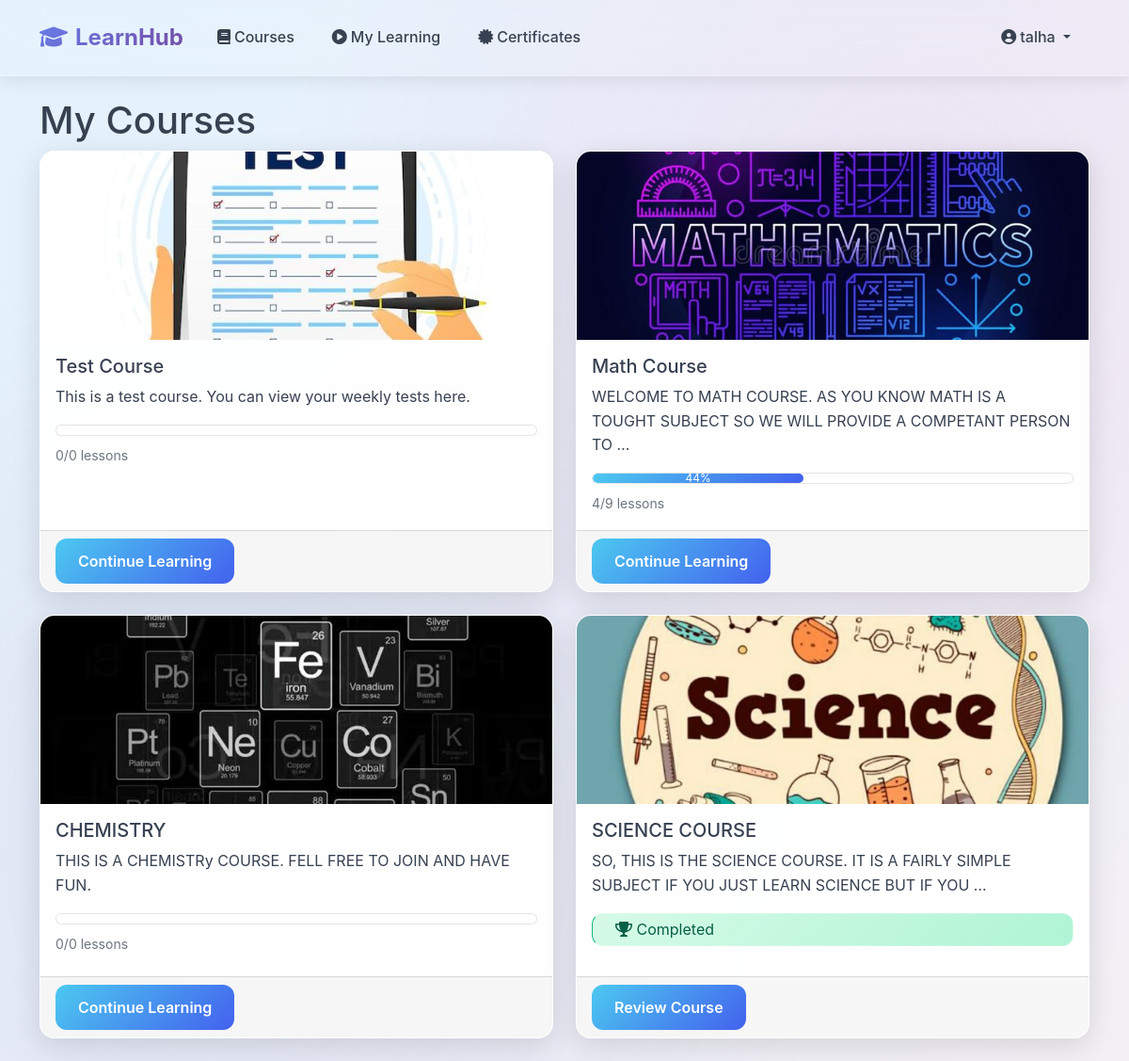
The page /my-courses/ (signed in) on the database its author committed.
### courses/models.py (models this page shows, shortened)
class Enrollment(models.Model):
    student = models.ForeignKey(User, on_delete=models.CASCADE, related_name='enrollments')
    course = models.ForeignKey(Course, on_delete=models.CASCADE, related_name='enrollments')
    enrolled_at = models.DateTimeField(auto_now_add=True)
    completed = models.BooleanField(default=False)
    class Meta:
        unique_together = ['student', 'course']
    def completed_lessons_count(self):
        return LessonProgress.objects.filter(
            student=self.student,
            lesson__module__course=self.course,
            completed=True
        ).count()
    def total_lessons_count(self):
        return Lesson.objects.filter(module__course=self.course).count()
    def progress_percentage(self):
        total = self.total_lessons_count()
        if total == 0:
            return 0
        completed = self.completed_lessons_count()
        return int((completed / total) * 100)

class Course(models.Model):
    title = models.CharField(max_length=200)
    description = models.TextField()
    instructor = models.ForeignKey(User, on_delete=models.CASCADE, related_name='courses_taught')
    price = models.DecimalField(max_digits=10, decimal_places=2, default=0.00)
    thumbnail = models.ImageField(upload_to='course_thumbnails/', null=True, blank=True)
    created_at = models.DateTimeField(auto_now_add=True)
    updated_at = models.DateTimeField(auto_now=True)
    is_published = models.BooleanField(default=False)

### courses/views.py (the view)
# urls.py: path('my-courses/', views.my_courses, name='my_courses'),
@login_required
def my_courses(request):
    enrollments = Enrollment.objects.filter(student=request.user)
    return render(request, 'courses/my_courses.html', {'enrollments': enrollments})

### courses/templates/courses/my_courses.html (shortened to what this page needs)
{% extends 'base.html' %}
{% block content %}
<div class="row">
    <div class="col-md-12">
        <h1>My Courses</h1>
        {% if enrollments %}
        <div class="row">
            {% for enrollment in enrollments %}
            <div class="col-md-6 mb-4">
                <div class="card h-100">
                    {% if enrollment.course.thumbnail %}
                    <img src="{{ enrollment.course.thumbnail.url }}" class="card-img-top" alt="{{ enrollment.course.title }}" style="height: 200px; object-fit: cover;">
                    {% else %}
                    <div class="card-img-top bg-secondary d-flex align-items-center justify-content-center" style="height: 200px;">
                        <span class="text-white">No Image</span>
                    </div>
                    {% endif %}
                    <div class="card-body">
                        <h5 class="card-title">{{ enrollment.course.title }}</h5>
                        <p class="card-text">{{ enrollment.course.description|truncatewords:20 }}</p>
                        {% if enrollment.completed %}
                        <div class="alert alert-success py-1">
                            <i class="fas fa-trophy"></i> Completed
                        </div>
                        {% else %}
                        <div class="progress mb-2">
                            <div class="progress-bar" role="progressbar" style="width: {{ enrollment.progress_percentage }}%">
                                {{ enrollment.progress_percentage }}%
                            </div>
                        </div>
                        <small class="text-muted">
                            {{ enrollment.completed_lessons_count }}/{{ enrollment.total_lessons_count }} lessons
                        </small>
                        {% endif %}
                    </div>
                    <div class="card-footer">
                        <a href="{% url 'course_dashboard' enrollment.course.id %}" class="btn btn-primary">
                            {% if enrollment.completed %}Review Course{% else %}Continue Learning{% endif %}
                        </a>
                    </div>
                </div>
            </div>
            {% endfor %}
        </div>
        {% else %}
        <div class="alert alert-info">
            <p>You are not enrolled in any courses yet. <a href="{% url 'course_list' %}">Browse available courses</a></p>
        </div>
        {% endif %}
    </div>
</div>
{% endblock %}

### templates/base.html (shortened to what this page needs)
<!DOCTYPE html>
<html lang="en">
<head>
    <link href="https://cdn.jsdelivr.net/npm/bootstrap@5.1.3/dist/css/bootstrap.min.css" rel="stylesheet">
    <link rel="stylesheet" href="https://cdnjs.cloudflare.com/ajax/libs/font-awesome/6.0.0/css/all.min.css">
    <link rel="stylesheet" href="https://cdnjs.cloudflare.com/ajax/libs/animate.css/4.1.1/animate.min.css">
    {% load static %}
    <link rel="stylesheet" href="{% static 'css/custom.css' %}">
</head>
<body>
    <nav class="navbar navbar-expand-lg navbar-light fixed-top">
        <div class="container">
            <a class="navbar-brand fw-bold" href="{% url 'course_list' %}">
                <i class="fas fa-graduation-cap me-2"></i>LearnHub
            </a>
            <div class="collapse navbar-collapse" id="navbarNav">
                <ul class="navbar-nav me-auto">
                    <li class="nav-item">
                        <a class="nav-link" href="{% url 'course_list' %}">
                            <i class="fas fa-book me-1"></i>Courses
                        </a>
                    </li>
                    {% if user.is_authenticated %}
                    <li class="nav-item">
                        <a class="nav-link" href="{% url 'my_courses' %}">
                            <i class="fas fa-play-circle me-1"></i>My Learning
                        </a>
                    </li>
                    <li class="nav-item">
                        <a class="nav-link" href="{% url 'my_certificates' %}">
                            <i class="fas fa-certificate me-1"></i>Certificates
                        </a>
                    </li>
                    {% endif %}
                </ul>
                <ul class="navbar-nav">
                    {% if user.is_authenticated %}
                    <li class="nav-item dropdown">
                        <a class="nav-link dropdown-toggle" href="#" id="navbarDropdown" role="button" data-bs-toggle="dropdown">
                            <i class="fas fa-user-circle me-1"></i>{{ user.username }}
                        </a>
                    </li>
                    {% endif %}
                </ul>
            </div>
        </div>
    </nav>
    <main style="padding-top: 80px;">
        <div class="container mt-4">
            {% block content %}
            {% endblock %}
        </div>
    </main>
</body>
<div class="background-overlay"></div>
</html>

### static/css/custom.css (style rules this page uses)
:root { --primary: #4361ee; --primary-dark: #3a0ca3; --secondary: #7209b7; --success: #4cc9f0; --warning: #f72585; --light: #f8f9fa; --dark: #212529; --gradient-primary: linear-gradient(135deg, #667eea 0%, #764ba2 100%); --gradient-success: linear-gradient(135deg, #4cc9f0 0%, #4361ee 100%); --body-bg: linear-gradient(135deg, #e3f2fd 0%, #f3eff5 100%); }
body { font-family: 'Inter', 'Segoe UI', system-ui, sans-serif; background: var(--body-bg); background-attachment: fixed; min-height: 100vh; line-height: 1.6; color: #374151; margin: 0; padding: 0; }
.background-overlay { position: fixed; top: 0; left: 0; width: 100%; height: 100%; background: radial-gradient(circle at 20% 80%, rgba(120, 119, 198, 0.1) 0%, transparent 50%), radial-gradient(circle at 80% 20%, rgba(255, 119, 198, 0.1) 0%, transparent 50%); pointer-events: none; z-index: -1; }
.navbar { margin-bottom: 0 !important; }
.card { border: none; border-radius: 16px; box-shadow: 0 8px 30px rgba(0, 0, 0, 0.12); background: rgba(255, 255, 255, 0.95); backdrop-filter: blur(10px); transition: all 0.3s cubic-bezier(0.4, 0, 0.2, 1); overflow: hidden; border: 1px solid rgba(255, 255, 255, 0.2); }
.btn { border-radius: 12px; font-weight: 600; padding: 0.75rem 1.5rem; border: none; transition: all 0.3s cubic-bezier(0.4, 0, 0.2, 1); position: relative; overflow: hidden; }
.btn-primary { background: var(--gradient-success); color: white; }
.progress { border-radius: 12px; background: rgba(255, 255, 255, 0.5); overflow: hidden; height: 12px; border: 1px solid rgba(0, 0, 0, 0.1); }
.progress-bar { border-radius: 12px; background: var(--gradient-success); position: relative; overflow: hidden; }
.navbar { background: rgba(255, 255, 255, 0.1) !important; backdrop-filter: blur(20px); box-shadow: 0 2px 20px rgba(0,0,0,0.1); padding: 1rem 0; border-bottom: 1px solid rgba(255, 255, 255, 0.2); transition: all 0.3s ease; }
.navbar-brand { font-weight: 700; font-size: 1.5rem; background: var(--gradient-primary); -webkit-background-clip: text; -webkit-text-fill-color: transparent; background-clip: text; }
.nav-link { font-weight: 500; border-radius: 8px; margin: 0 0.25rem; transition: all 0.2s ease; padding: 0.5rem 1rem !important; color: #374151 !important; }
.navbar { z-index: 1030; }
.alert { border: none; border-radius: 12px; border-left: 6px solid; padding: 1.25rem 1.5rem; backdrop-filter: blur(10px); border: 1px solid rgba(255, 255, 255, 0.2); }
.alert-success { border-left-color: #10b981; background: linear-gradient(135deg, rgba(209, 250, 229, 0.9), rgba(167, 243, 208, 0.9)); color: #065f46; }
html { scroll-behavior: smooth; }

### rows shown on the page
Enrollment: course.thumbnail (picture), course "Test Course", course.description "This is a test course. You can view your weekly tests here.", completed_lessons_count "0", total_lessons_count "0", completed "Continue Learning"
Enrollment: course.thumbnail (picture), course "Math Course", course.description "WELCOME TO MATH COURSE. AS YOU KNOW MATH IS A TOUGHT SUBJECT SO WE WILL PROVIDE A COMPETANT PERSON TO …", progress_percentage "44", completed_lessons_count "4", total_lessons_count "9", completed "Continue Learning"
Enrollment: course.thumbnail (picture), course "CHEMISTRY", course.description "THIS IS A CHEMISTRy COURSE. FELL FREE TO JOIN AND HAVE FUN.", completed_lessons_count "0", total_lessons_count "0", completed "Continue Learning"
Enrollment: course.thumbnail (picture), course "SCIENCE COURSE", course.description "SO, THIS IS THE SCIENCE COURSE. IT IS A FAIRLY SIMPLE SUBJECT IF YOU JUST LEARN SCIENCE BUT IF YOU …", completed True (drawn)

### other values the page prints
{{ user.username }} "talha"
